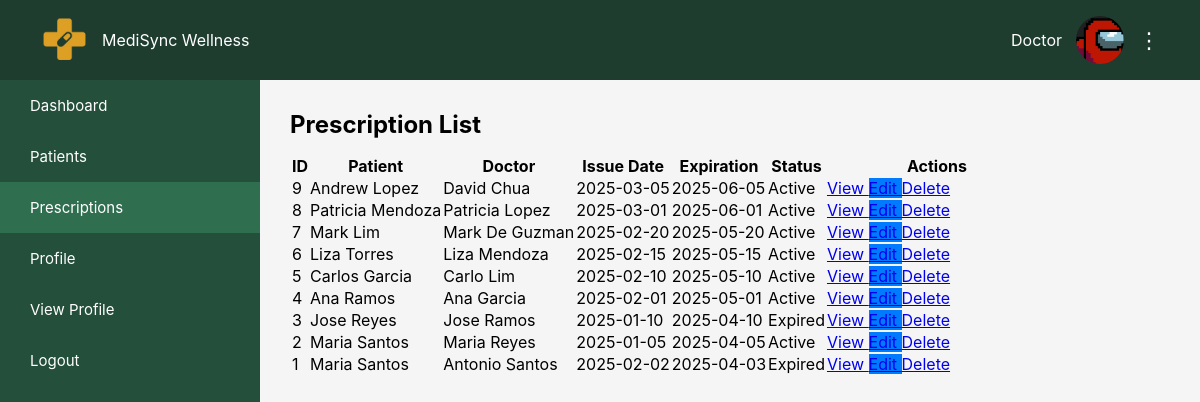
The app's page /backend/DISTRIBUTE_TO_APPROPRIATE_FILES/doctor/view_prescription.php with its own data.
### tables this page shows
CREATE TABLE IF NOT EXISTS `prescription` (
  `prescriptionID` int NOT NULL AUTO_INCREMENT,
  `patientID` int NOT NULL,
  `issueDate` date NOT NULL,
  `expirationDate` date NOT NULL,
  `status` text NOT NULL,
  `doctorID` int NOT NULL,
  PRIMARY KEY (`prescriptionID`),
  KEY `patientID` (`patientID`),
  KEY `fk_prescription_doctor` (`doctorID`)
);

CREATE TABLE IF NOT EXISTS `patient` (
  `patientID` int NOT NULL AUTO_INCREMENT,
  `firstName` text NOT NULL,
  `lastName` text NOT NULL,
  `password` varchar(255) NOT NULL,
  `birthDate` date NOT NULL,
  `gender` text NOT NULL,
  `contactNumber` int NOT NULL,
  `address` text NOT NULL,
  `email` text NOT NULL,
  `doctorID` int DEFAULT NULL,
  `healthCondition` text,
  `allergies` text,
  `currentMedication` text,
  `knownDiseases` text,
  PRIMARY KEY (`patientID`),
  KEY `fk_patient_doctor` (`doctorID`)
);

CREATE TABLE IF NOT EXISTS `doctor` (
  `doctorID` int NOT NULL AUTO_INCREMENT,
  `firstName` text NOT NULL,
  `lastName` text NOT NULL,
  `password` varchar(255) NOT NULL,
  `specialization` text NOT NULL,
  `licenseNumber` int NOT NULL,
  `email` text NOT NULL,
  `clinicAddress` text NOT NULL,
  `status` enum('active','pending') NOT NULL DEFAULT 'pending',
  PRIMARY KEY (`doctorID`)
);

### backend/DISTRIBUTE_TO_APPROPRIATE_FILES/doctor/view_prescription.php (the view, shortened to what this page needs)
<?php
include('../includes/db_connect.php');
$sql = "
    SELECT
        p.prescriptionID,
        p.issueDate,
        p.expirationDate,
        p.status,
        pat.firstName AS patientFirst,
        pat.lastName AS patientLast,
        d.firstName AS doctorFirst,
        d.lastName AS doctorLast
    FROM prescription p
    LEFT JOIN patient pat ON pat.patientID = p.patientID
    LEFT JOIN doctor d ON d.doctorID = p.doctorID
    ORDER BY p.prescriptionID DESC
";
$list = $conn->query($sql);
?>
    <div class="card">
        <h2 style="margin-bottom:15px;">Prescription List</h2>
        <table>
            <thead>
            <tr>
                <th>ID</th>
                <th>Patient</th>
                <th>Doctor</th>
                <th>Issue Date</th>
                <th>Expiration</th>
                <th>Status</th>
                <th style="width:220px;">Actions</th>
            </tr>
            </thead>
            <tbody>
            <?php while ($p = $list->fetch_assoc()): ?>
                <tr>
                    <td><?= $p['prescriptionID'] ?></td>
                    <td>
                        <?= htmlspecialchars($p['patientFirst'] . " " . $p['patientLast']) ?>
                    </td>
                    <td>
                        <?= htmlspecialchars($p['doctorFirst'] . " " . $p['doctorLast']) ?>
                    </td>
                    <td><?= htmlspecialchars($p['issueDate']) ?></td>
                    <td><?= htmlspecialchars($p['expirationDate']) ?></td>
                    <td><?= htmlspecialchars($p['status']) ?></td>
                    <td>
                        <a href="view_patient_prescription.php?id=<?= $p['prescriptionID'] ?>" class="btn">
                            View
                        </a>
                        <a href="edit_prescription.php?id=<?= $p['prescriptionID'] ?>" class="btn" style="background:#007bff;">
                            Edit
                        </a>
                        <a href="delete_prescription.php?id=<?= $p['prescriptionID'] ?>"
                           class="btn btn-danger"
                           onclick="return confirm('Delete this prescription?');">
                            Delete
                        </a>
                    </td>
                </tr>
            <?php endwhile; ?>
            </tbody>
        </table>
    </div>
<?php
include('doctor_standard.php');
?>

### frontend/css/patient/layout_standard.css (style rules this page uses)
* { margin: 0; padding: 0; box-sizing: border-box; font-family: "Inter", sans-serif; }
body { display: flex; background: #f5f5f5; }

### records on screen
prescription: prescriptionID "9", doctorID.lastName "Andrew Lopez", doctor.firstName+lastName "David Chua", issueDate "2025-03-05", expirationDate "2025-06-05", status "Active"
prescription: prescriptionID "8", doctorID.lastName "Patricia Mendoza", doctor.firstName+lastName "Patricia Lopez", issueDate "2025-03-01", expirationDate "2025-06-01", status "Active"
prescription: prescriptionID "7", doctorID.lastName "Mark Lim", doctor.firstName+lastName "Mark De Guzman", issueDate "2025-02-20", expirationDate "2025-05-20", status "Active"
prescription: prescriptionID "6", doctorID.lastName "Liza Torres", doctor.firstName+lastName "Liza Mendoza", issueDate "2025-02-15", expirationDate "2025-05-15", status "Active"
prescription: prescriptionID "5", doctorID.lastName "Carlos Garcia", doctor.firstName+lastName "Carlo Lim", issueDate "2025-02-10", expirationDate "2025-05-10", status "Active"
prescription: prescriptionID "4", doctorID.lastName "Ana Ramos", doctor.firstName+lastName "Ana Garcia", issueDate "2025-02-01", expirationDate "2025-05-01", status "Active"
prescription: prescriptionID "3", doctorID.lastName "Jose Reyes", doctor.firstName+lastName "Jose Ramos", issueDate "2025-01-10", expirationDate "2025-04-10", status "Expired"
prescription: prescriptionID "2", doctorID.lastName "Maria Santos", doctor.firstName+lastName "Maria Reyes", issueDate "2025-01-05", expirationDate "2025-04-05", status "Active"
prescription: prescriptionID "1", patientID.lastName "Maria Santos", doctor.firstName+lastName "Antonio Santos", issueDate "2025-02-02", expirationDate "2025-04-03", status "Expired"

### other values on screen
$user_name "Doctor"
$label "Dashboard"
$label "Patients"
$label "Prescriptions"
$label "Profile"
